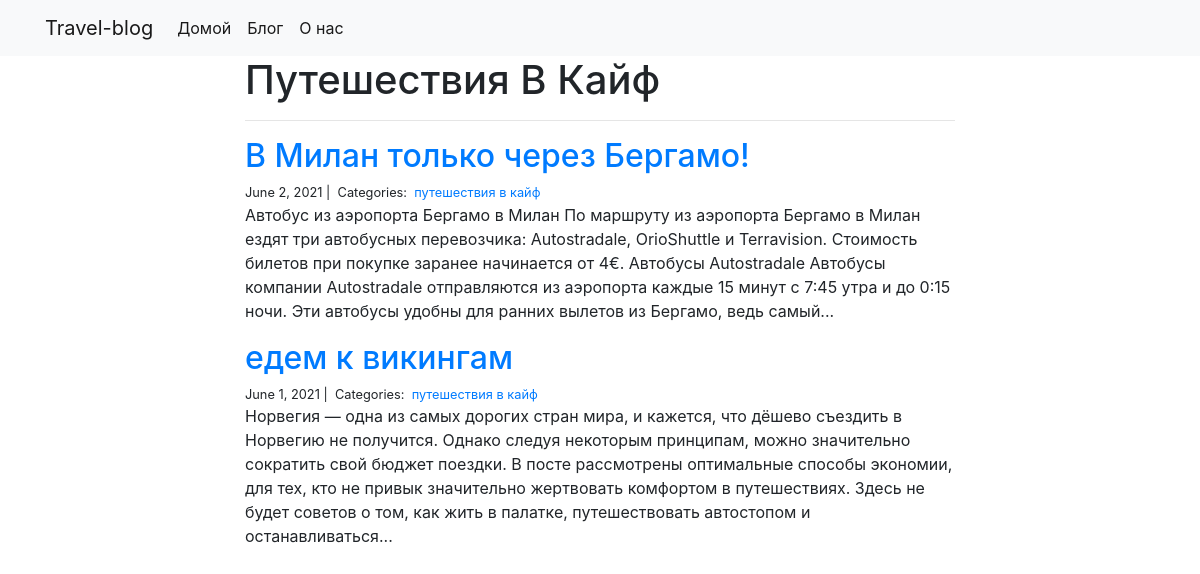
/blog/путешествия в кайф/, run on the app's committed database.
### blog/models.py (models this page shows)
class Category(models.Model):
    name = models.CharField(max_length=20)

class Post(models.Model):
    title = models.CharField(max_length=255)
    body = models.TextField()
    created_on = models.DateTimeField(auto_now_add=True)
    last_modified = models.DateTimeField(auto_now=True)
    categories = models.ManyToManyField("Category", related_name="posts")

### blog/views.py (the view)
# urls.py: path("<category>/", views.blog_category, name="blog_category"),
def blog_category(request, category):
    posts = Post.objects.filter(categories__name__contains=category).order_by(
        "-created_on"
    )
    context = {"category": category, "posts": posts}
    return render(request, "blog_category.html", context)

### blog/templates/blog_category.html
{% extends "base.html" %}
 {% block page_content %}
 <div class="col-md-8 offset-md-2">
     <h1>{{ category | title }}</h1>
     <hr>
     {% for post in posts %}
         <h2><a href="{% url 'blog_detail' post.pk%}">{{ post.title }}</a></h2>
         <small>
             {{ post.created_on.date }} |&nbsp;
            Categories:&nbsp;
            {% for category in post.categories.all %}
            <a href="{% url 'blog_category' category.name %}">
                {{ category.name }}
            </a>&nbsp;
            {% endfor %}
        </small>
        <p>{{ post.body | slice:":400" }}...</p>
    {% endfor %}
</div>
{% endblock %}

### my_portfolio/templates/base.html (shortened to what this page needs)
<link rel="stylesheet" href="https://stackpath.bootstrapcdn.com/bootstrap/4.1.3/css/bootstrap.min.css">
<nav class="navbar navbar-expand-lg navbar-light bg-light">
    <div class="container">
        <a class="navbar-brand" href="{% url 'cities_index' %}">Travel-blog</a>
        <div class="collapse navbar-collapse" id="navbarSupportedContent">
          <ul class="navbar-nav mr-auto">
            <li class="nav-item active">
              <a class="nav-link" href="{% url 'cities_index' %}">Домой</a>
            </li>
            <li class="nav-item active">
              <a class="nav-link" href="{% url 'blog_index' %}">Блог</a>
            </li>
            <li class="nav-item active">
              <a class="nav-link" href="{% url 'contact_index' %}">О нас</a>
            </li>
          </ul>
        </div>
    </div>
</nav>
<div class="container">
    {% block page_content %}{% endblock %}
</div>

### data on the page
Category: name "Путешествия В Кайф", name "путешествия в кайф"
Post: title "В Милан только через Бергамо!", created_on "June 2, 2021", body "Автобус из аэропорта Бергамо в Милан По маршруту из аэропорта Бергамо в Милан ездят три автобусных перевозчика: Autostradale, OrioShuttle и Terravision. Стоимость билетов при покупке заранее начинается от 4€. Автобусы Autostradale Автобусы компании Autostradale отправляются из аэропорта каждые 15 минут с 7:45 утра и до 0:15 ночи. Эти автобусы удобны для ранних вылетов из Бергамо, ведь самый"
Post: title "едем к викингам", created_on "June 1, 2021", body "Норвегия — одна из самых дорогих стран мира, и кажется, что дёшево съездить в Норвегию не получится. Однако следуя некоторым принципам, можно значительно сократить свой бюджет поездки. В посте рассмотрены оптимальные способы экономии, для тех, кто не привык значительно жертвовать комфортом в путешествиях. Здесь не будет советов о том, как жить в палатке, путешествовать автостопом и останавливаться"
